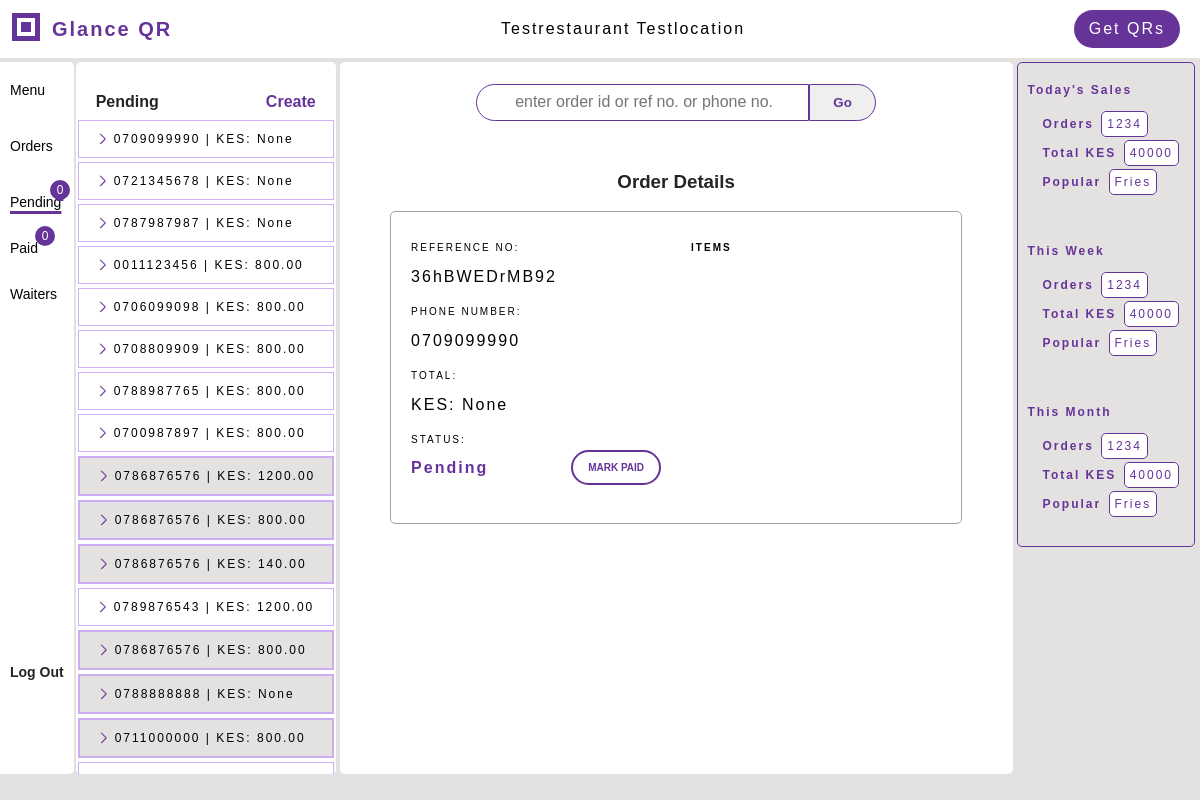
Screenshot of /pending/ (signed in) with the database file from the repository.
### menus/models.py (models this page shows, shortened)
class Restaurant(models.Model):
    restaurant_id = models.AutoField(primary_key=True)
    name = LowercaseTextField(max_length=100, null=True, blank=False)
    location = LowercaseTextField(max_length=50, null=True, blank=False)
    email = models.EmailField(unique=True, null=True, blank=False)
    phone_number = PhoneNumber(max_length=15, null=True, blank=False)
    till_number = models.IntegerField(null=True, blank=False)
    created_by = models.OneToOneField(User, on_delete=models.SET_NULL, null=True)

class Order(models.Model):
    order_id = models.AutoField(primary_key=True)
    reference_number = models.CharField(unique=True, max_length=20)
    table_number = models.IntegerField(null=True, blank=False)
    phone_number = PhoneNumber(max_length=15, null=True, blank=False)
    restaurant = models.ForeignKey(Restaurant, related_name="orders", on_delete=models.SET_NULL, null=True, blank=True)
    total_amount = models.DecimalField(decimal_places=2, max_digits=10, null=True, default=None)
    paid = models.BooleanField(default=False)
    new = models.BooleanField(default=True)
    created_by = models.ForeignKey('Waiter', on_delete=models.SET_NULL, null=True, related_name='orders')
    category = models.CharField(max_length=20, choices=[('drinks', 'drinks'), ('food', 'food')], null=True, default=None)
    @property
    def items_ordered(self):
        return self.ordered_items.all()

### qrgenerator/views_dashbord.py (the view)
# urls.py: path('pending/', views_dashbord.pending_orders, name='pending'),
def pending_orders(request, order_id=None):
    restaurant = request.user.restaurant
    if not restaurant:
        return HttpResponseForbidden('Access Denied')
    orders = restaurant.orders.filter(paid=False).order_by('order_id')
    context = get_orders_context(order_id, orders, restaurant)
    return render(request, 'qrgenerator/pending.html', context)

### qrgenerator/views_dashbord.py (called while the page is built)
def get_orders_context(order_id, orders, restaurant):
    context = {
        'orders': orders, 'display_order': orders.first(), 'restaurant': restaurant,
        }
    if order_id and (display_order := Order.get(unique_value=order_id)):
        display_order.new = False
        display_order.save()
        context['display_order'] = display_order
    return context

### qrgenerator/templates/qrgenerator/pending.html (shortened to what this page needs)
{% extends 'qrgenerator/dashbord.html' %}
{% block pending %}
<div class="menu-left-item active-tab">
    <a href="{% url 'qrgenerator:pending' %}">Pending
        <span id="incoming-pending" class="incoming">0</span>
    </a>
</div>
{% endblock %}
{% block menu_elements %}
<div class="menu-elements bg-white">
    <div class="elements-top">
        <div class="elements-title">Pending</div>
        <a target="_blank" href="{% url 'qrgenerator:create_order' restaurant.restaurant_id %}"><span class="create-order">Create</span></a>
    </div>
    <div class="elements-wrapper">
        {% if orders %}
        {% for order in orders %}
        <a href="{% url 'qrgenerator:pending' order.order_id %}">
        <div class="element-highlight {% if order.new %}is-new{% endif %}">
            <span class="item-name item-property">
            {{ order.phone_number }} | KES: {{ order.total_amount }}
            </span>
        </div>
        </a>
        {% endfor %}
        {% endif %}
    </div>
</div>
{% endblock %}
{% block workspace %}
    <div class="form-wrapper">
        <div class="form-title"><h3>Order Details</h3></div>
        <div class="order-summary">
            {% if display_order %}
            <div class="width-250">
                <div class="input-wrapper">
                    <div class="label">Reference no:</div>
                    <div class="form-input"> {{ display_order.reference_number }} </div>
                </div>
                <div class="input-wrapper">
                    <div class="label">Phone Number:</div>
                    <div class="form-input"> {{ display_order.phone_number }}</div>
                </div>
                <div class="input-wrapper"><div class="label">Total:</div>
                    <div class="form-input">KES:  {{ display_order.total_amount }}</div>
                </div>
                <div class="input-wrapper">
                    <div class="label">Status:</div>
                    <div class="status"> {% if not display_order.paid %}Pending{% endif %}
                        <form method="POST" action="{% url 'qrgenerator:mark_paid' %}" class="paid-btn-wrapper">
                            <button type="submit" class="mark-paid">Mark Paid</button>
                        </form>
                    </div>
                </div>
                <br>
            </div>
            <div class="width-250 padding-left-10">
            <div class="label items-title">Items</div>
            </div>
            {% else %}
            <p>No Orders at the moment</p>
            {% endif %}
        </div>
</div>
{% endblock %}

### qrgenerator/templates/qrgenerator/dashbord.html (shortened to what this page needs)
<!DOCTYPE html>
<html lang="en">
<head>
    {% load static %}
    <link rel="stylesheet" href="{% static 'qrgenerator/accounts.css' %}">
    <link rel="stylesheet" href="{% static 'qrgenerator/workspace.css' %}">
    <link rel="stylesheet" href="{% static 'qrgenerator/stats.css' %}">
    <link rel="stylesheet" href="{% static 'qrgenerator/print.css' %}">
    <link rel="stylesheet" href="{% static 'qrgenerator/dashbord_mobile.css' %}">
</head>
<body>
<section class="page-header np">
        <div class="header-top">
            <div class="page-title">
                <div class="logo">
                    <svg width="32" height="32" xmlns="http://www.w3.org/2000/svg">
                        <rect x="2" y="2" width="28" height="28" fill="rebeccapurple" />
                        <rect x="7" y="7" width="18" height="18" fill="white" />
                        <rect x="11" y="11" width="10" height="10" fill="rebeccapurple" />
                    </svg>
                </div>
                <div>
                <span id="lipa">Glance</span> <span id="q">Q</span><span>R</span>
                </div>
            </div>
            <div class="restaurant-name">
                {% if restaurant %}
                {{restaurant.name.capitalize }} {{restaurant.location.capitalize}}
                {% endif %}
            </div>
            {% block getqr %}
            <div class="header-right">
                <a href="{% url 'qrgenerator:get_qrs' %}">
                    <div class="gen-codes">Get QRs</div>
                </a>
            </div>
            {% endblock %}
        </div>
</section>
<section class="main-section">
    {% block far_left %}
    <div class="main-section-left bg-light-gray np">
        <div class="menu-left bg-white">
            <div class="menu-left-first">
                {% block menu %}
                <div class="menu-left-item">
                    <a href="{% url 'qrgenerator:menu' %}">Menu</a>
                </div>
                {% endblock %}
                {% block orders %}
                <div class="menu-left-item">
                    <a href="{% url 'qrgenerator:orders' %}">Orders</a>
                </div>
                {% endblock %}
                {% block pending %}{% endblock %}
                {% block paid %}
                <div class="menu-left-item">
                    <a href="{% url 'qrgenerator:paid' %}">Paid
                        <span id="incoming-paid" class="incoming">0</span>
                    </a>
                </div>
                {% endblock %}
                {% block waiter %}
                <div class="menu-left-item">
                    <a href="{% url 'waiters:waiters_dash' %}">Waiters
                    </a>
                </div>
                {% endblock %}
            </div>
            {% block logout %}
            <div class="menu-left-item mi">
                <div class="dash-logout">
                    <a href="{% url 'qrgenerator:logout' %}"><div>Log Out</div></a>
                </div>
            </div>
            {% endblock %}
        </div>
        {% endblock %}
        {% block menu_elements %}{% endblock %}
    </div>
    <div class="workspace">
        {% block search %}
        <div id="search-wrapper" class="np">
            <form action="{% url 'qrgenerator:search_order' %}" method="post" id="search-form">
                <div id="query-wrapper">
                    <input type="search" name="query" id="input-search" required placeholder="Enter order id or ref no. or phone no.">
                </div>
                <button type="submit" id="button-search">Go</button>
            </form>
        </div>
        {% endblock %}
        {% block workspace %}{% endblock %}
    </div>
    {% block stats %}
    <div class="stats-wrapper">
    <div class="stats np">
        <div class="stats-item">
            <div class="stats-item-title">Today's Sales</div>
            <div class="stat-details">
                <div class="orders-sold stat-wrapper margin-small">
                    <span class="bold">Orders</span>
                    <span class="stat-value">1234</span>
                </div>
                <div class="total-value stat-wrapper margin-small">
                    <span class="bold faded-black">Total KES</span>
                    <span class="stat-value">40000</span>
                    </div>
                <div class="average stat-wrapper margin-small">
                    <span class="bold faded-black">Popular</span>
                    <span class="stat-value">Fries</span>
                </div>
            </div>
        </div>
        <div class="stats-item">
            <div class="stats-item-title">This Week</div>
            <div class="stat-details">
                <div class="orders-sold margin-small">
                    <span class="bold">Orders</span>
                    <span class="stat-value">1234</span>
                </div>
                <div class="total-value margin-small">
                    <span class="bold faded-black">Total KES</span>
                    <span class="stat-value">40000</span>
                    </div>
                <div class="average margin-small">
                    <span class="bold faded-black">Popular</span>
                    <span class="stat-value">Fries</span>
                </div>
            </div>
        </div>
        <div class="stats-item">
            <div class="stats-item-title">This Month</div>
            <div class="stat-details">
                <div class="orders-sold margin-small">
                    <span class="bold">Orders</span>
                    <span class="stat-value">1234</span>
                </div>
                <div class="total-value margin-small">
                    <span class="bold faded-black">Total KES</span>
                    <span class="stat-value">40000</span>
                    </div>
                <div class="average margin-small">
                    <span class="bold faded-black">Popular</span>
                    <span class="stat-value">Fries</span>
                </div>
            </div>
        </div>
    </div>
    </div>
    {% endblock %}
</section>
</body>
</html>

### qrgenerator/static/qrgenerator/accounts.css (style rules this page uses)
:root { --background-color: #fceae0; --light-background: rgb(228, 225, 225); --dark-gray: #2a353d; --white: #ffffff; --black: #000000; --accent-b: #f35217; --brown: #862603; --gray: rgb(163, 163, 163); --info-orange: rgb(236, 155, 4); --green: green; --light-green: rgb(17, 18, 19); --faded-black: rgb(37, 36, 36); --light-purple:rgb(201, 167, 248, 0.9); }
body { background-color: rgb(228, 225, 225); font-family: Arial, sans-serif; letter-spacing: 2px; font-size: 16px; padding: 0; margin: 0; box-sizing: border-box; min-height: 100%; }
.page-header { display: flex; flex-direction: column; justify-content: flex-start; height: fit-content; width: 100%; box-sizing: border-box; margin-bottom: 4px; box-sizing: border-box; }
.header-top { padding: 10px 0px; padding-left: 10px; padding-right: 0; display: flex; align-items: center; width: 100%; height: 100%; justify-content: space-between; box-sizing: border-box; gap: 10px; background: var(--white); }
.page-title { color: rebeccapurple; display: flex; gap: 10px; align-items: center; justify-content: flex-start; font-size: 20px; }
.header-right { display: flex; justify-content: flex-end; }
.gen-codes { padding: 10px 15px; border-radius: 20px; margin-right: 20px; box-sizing: border-box; background: rebeccapurple; color: white; min-height: fit-content; }
.page-title { font-weight: bold; white-space: nowrap; }
.restaurant-name { white-space: nowrap; }
.main-section { display: flex; align-items: flex-start; justify-content: flex-start; gap: 4px; height: 89vh; width: 100%; box-sizing: border-box; }
.main-section-left { display: flex; flex-wrap: nowrap; gap: 2px; width: fit-content; box-sizing: border-box; height: 100%; background: var(--white); }
.menu-left { height: 100%; padding-left: 10px; display: flex; flex-direction: column; justify-content: space-between; padding-right: 10px; border-radius: 0 5px 5px 0; padding-top: 10px; box-sizing: border-box; letter-spacing: normal; }
.menu-left-item { margin-bottom: 20px; padding: 10px 0px; text-align: left; font-size: 14px; display: flex; align-items: center; justify-content: flex-start; flex-wrap: nowrap; white-space: nowrap; }
.incoming { display: flex; align-items: center; justify-content: center; font-size: 12px; height: 20px; width: 20px; background: rebeccapurple; border: none; border-radius: 50%; color: white; position: relative; left: 40px; bottom: 30px; margin-bottom: -30px; }
#incoming-paid { left: 25px; }
.dash-logout { justify-self: flex-end; height: 10vh; font-weight: bold; color: var(--faded-black); }
.menu-elements { display: flex; flex-direction: column; flex-wrap: nowrap; align-items: flex-start; justify-content: flex-start; width: 260px; border-radius: 5px; height: 100%; }
.elements-top { color: rebeccapurple; font-weight: bold; display: flex; align-items: flex-end; justify-content: space-between; width: 100%; height: 60px; letter-spacing: normal; padding: 5px 20px; box-sizing: border-box; }
.elements-title { padding-bottom: 2px; color: var(--faded-black); text-transform:capitalize; }
.elements-wrapper { text-align: left; height: 100%; width: 260px; overflow-y: auto; }
.elements-wrapper > a { display: flex; align-items: center; flex-wrap: nowrap; white-space: nowrap; box-sizing: border-box; }
.element-highlight { display: flex; align-items: center; flex-wrap: nowrap; gap: 4px; justify-content: flex-start; white-space: nowrap; font-size: 12px; padding:10px 0px 10px 15px; box-sizing: border-box; border: 1px solid var(--light-purple); margin: 2px; width: 100%; }
.is-new { background: var(--light-background); border: 2px solid var(--light-purple); margin: 2px; box-sizing: border-box; }
.active-tab { box-sizing: border-box; width: 100%; display: flex; align-items: center; text-decoration: underline; }
.active-tab > a { display: block; }
.bg-light-gray { background: rgb(228, 225, 225); }
.bg-white { background: var(--white); }
a { text-decoration: none; color: inherit; cursor: pointer; }
button { cursor: pointer; }
.item-property { margin-right: 5px; }
.create-order { display: block; color: rebeccapurple; font-weight: bold; letter-spacing: normal; margin-bottom: 2px; }

### qrgenerator/static/qrgenerator/dashbord_mobile.css (style rules this page uses)
.active-tab { text-decoration-color: rebeccapurple; text-decoration-thickness: 3px; text-underline-offset: 4px; }

### rows the page displays
Restaurant: name "Testrestaurant", location "Testlocation"
Order: phone_number "0709099990", total_amount "None", reference_number "36hBWEDrMB92"
Order: phone_number "0721345678", total_amount "None"
Order: phone_number "0787987987", total_amount "None"
Order: phone_number "0011123456", total_amount "800.00"
Order: phone_number "0706099098", total_amount "800.00"
Order: phone_number "0708809909", total_amount "800.00"
Order: phone_number "0788987765", total_amount "800.00"
Order: phone_number "0700987897", total_amount "800.00"
Order: phone_number "0786876576", total_amount "1200.00"
Order: phone_number "0786876576", total_amount "800.00"
Order: phone_number "0786876576", total_amount "140.00"
Order: phone_number "0789876543", total_amount "1200.00"
Order: phone_number "0786876576", total_amount "800.00"
Order: phone_number "0788888888", total_amount "None"
Order: phone_number "0711000000", total_amount "800.00"
